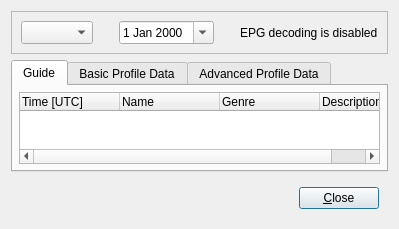
<?xml version="1.0" encoding="UTF-8"?>
<ui version="4.0">
 <class>EPGDialog</class>
 <widget class="QDialog" name="EPGDialog">
  <property name="geometry">
   <rect>
    <x>0</x>
    <y>0</y>
    <width>375</width>
    <height>221</height>
   </rect>
  </property>
  <property name="windowTitle">
   <string>Programme Guide</string>
  </property>
  <layout class="QVBoxLayout" name="verticalLayout">
   <item>
    <widget class="QFrame" name="frame">
     <property name="frameShape">
      <enum>QFrame::StyledPanel</enum>
     </property>
     <property name="frameShadow">
      <enum>QFrame::Sunken</enum>
     </property>
     <layout class="QHBoxLayout" name="horizontalLayout_2">
      <item>
       <widget class="QComboBox" name="channel">
        <property name="sizePolicy">
         <sizepolicy hsizetype="MinimumExpanding" vsizetype="Fixed">
          <horstretch>0</horstretch>
          <verstretch>0</verstretch>
         </sizepolicy>
        </property>
        <property name="maximumSize">
         <size>
          <width>300</width>
          <height>32767</height>
         </size>
        </property>
       </widget>
      </item>
      <item>
       <spacer name="Spacer4">
        <property name="orientation">
         <enum>Qt::Horizontal</enum>
        </property>
        <property name="sizeType">
         <enum>QSizePolicy::Minimum</enum>
        </property>
        <property name="sizeHint" stdset="0">
         <size>
          <width>20</width>
          <height>20</height>
         </size>
        </property>
       </spacer>
      </item>
      <item>
       <widget class="QDateEdit" name="dateEdit">
        <property name="calendarPopup">
         <bool>true</bool>
        </property>
       </widget>
      </item>
      <item>
       <spacer name="Spacer4_2">
        <property name="orientation">
         <enum>Qt::Horizontal</enum>
        </property>
        <property name="sizeType">
         <enum>QSizePolicy::Minimum</enum>
        </property>
        <property name="sizeHint" stdset="0">
         <size>
          <width>20</width>
          <height>20</height>
         </size>
        </property>
       </spacer>
      </item>
      <item>
       <widget class="QLabel" name="TextEPGDisabled">
        <property name="text">
         <string>EPG decoding is disabled</string>
        </property>
        <property name="wordWrap">
         <bool>false</bool>
        </property>
       </widget>
      </item>
      <item>
       <spacer name="Spacer3">
        <property name="orientation">
         <enum>Qt::Horizontal</enum>
        </property>
        <property name="sizeType">
         <enum>QSizePolicy::Expanding</enum>
        </property>
        <property name="sizeHint" stdset="0">
         <size>
          <width>20</width>
          <height>20</height>
         </size>
        </property>
       </spacer>
      </item>
     </layout>
    </widget>
   </item>
   <item>
    <widget class="QTabWidget" name="pages">
     <property name="currentIndex">
      <number>0</number>
     </property>
     <widget class="QWidget" name="GuideTab">
      <attribute name="title">
       <string>Guide</string>
      </attribute>
      <layout class="QGridLayout" name="_2">
       <property name="leftMargin">
        <number>6</number>
       </property>
       <property name="topMargin">
        <number>6</number>
       </property>
       <property name="rightMargin">
        <number>6</number>
       </property>
       <property name="bottomMargin">
        <number>6</number>
       </property>
       <property name="spacing">
        <number>6</number>
       </property>
       <item row="0" column="0">
        <widget class="QTreeWidget" name="Data">
         <column>
          <property name="text">
           <string>Time [UTC]</string>
          </property>
         </column>
         <column>
          <property name="text">
           <string>Name</string>
          </property>
         </column>
         <column>
          <property name="text">
           <string>Genre</string>
          </property>
         </column>
         <column>
          <property name="text">
           <string>Description</string>
          </property>
         </column>
        </widget>
       </item>
      </layout>
     </widget>
     <widget class="QWidget" name="BasicTab">
      <attribute name="title">
       <string>Basic Profile Data</string>
      </attribute>
      <layout class="QGridLayout" name="_3">
       <property name="leftMargin">
        <number>6</number>
       </property>
       <property name="topMargin">
        <number>6</number>
       </property>
       <property name="rightMargin">
        <number>6</number>
       </property>
       <property name="bottomMargin">
        <number>6</number>
       </property>
       <property name="spacing">
        <number>6</number>
       </property>
       <item row="0" column="0">
        <widget class="QTextBrowser" name="basic"/>
       </item>
      </layout>
     </widget>
     <widget class="QWidget" name="AdvancedTab">
      <attribute name="title">
       <string>Advanced Profile Data</string>
      </attribute>
      <layout class="QGridLayout" name="_4">
       <property name="leftMargin">
        <number>6</number>
       </property>
       <property name="topMargin">
        <number>6</number>
       </property>
       <property name="rightMargin">
        <number>6</number>
       </property>
       <property name="bottomMargin">
        <number>6</number>
       </property>
       <property name="spacing">
        <number>6</number>
       </property>
       <item row="0" column="0">
        <widget class="QTextBrowser" name="advanced"/>
       </item>
      </layout>
     </widget>
    </widget>
   </item>
   <item>
    <widget class="QFrame" name="buttons">
     <property name="frameShape">
      <enum>QFrame::NoFrame</enum>
     </property>
     <property name="frameShadow">
      <enum>QFrame::Plain</enum>
     </property>
     <layout class="QHBoxLayout" name="horizontalLayout">
      <item>
       <spacer name="Spacer2">
        <property name="orientation">
         <enum>Qt::Horizontal</enum>
        </property>
        <property name="sizeType">
         <enum>QSizePolicy::Expanding</enum>
        </property>
        <property name="sizeHint" stdset="0">
         <size>
          <width>255</width>
          <height>20</height>
         </size>
        </property>
       </spacer>
      </item>
      <item>
       <widget class="QPushButton" name="close">
        <property name="text">
         <string>&amp;Close</string>
        </property>
        <property name="default">
         <bool>false</bool>
        </property>
       </widget>
      </item>
     </layout>
    </widget>
   </item>
  </layout>
 </widget>
 <resources/>
 <connections/>
</ui>
